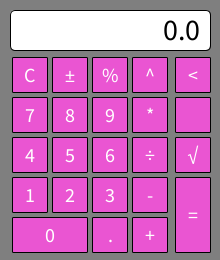
Frame 1 (no input)
Frame 60 (the mouse pressed at the canvas centre just before this capture): identical to frame 1, image omitted
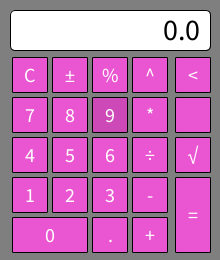
Frame 120 (the mouse held since frame 60 and released just before this capture)

The Processing sketch that drew these frames (run headless with seeded random() and noise(); from frame 60 on, the mouse is pressed at the canvas centre):

// Processing sketch: Calculator
// ── Calculator.pde
// Calculator | Samuel Harmon | 9\25\25
// dont backspace to much...
//I cant figure out how to make the exponents work. expample:2^3
Button[] buttons = new Button[13];
Button[] numButtons = new Button[10];
float l, r, result;
String dVal;
String op;
boolean left;

void setup () {
  size(220, 260);
  l = 0.0;
  r = 0.0;
  result = 0.0;
  dVal = "0.0";
  op = "";
  left = true;
  buttons[0] = new Button(30, 75, 35, 35, 'C', #EA55D2, #CE49B8);
  numButtons[0] = new Button(50, 235, 75, 35, '0', #EA55D2, #CE49B8);
  buttons[1] = new Button(110, 235, 35, 35, '.', #EA55D2, #CE49B8);
  numButtons[7] = new Button(30, 115, 35, 35, '7', #EA55D2, #CE49B8);
  numButtons[1] = new Button(30, 155, 35, 35, '4', #EA55D2, #CE49B8);
  numButtons[6] = new Button(30, 195, 35, 35, '1', #EA55D2, #CE49B8);
  numButtons[8] = new Button(70, 115, 35, 35, '8', #EA55D2, #CE49B8);
  numButtons[5] = new Button(70, 155, 35, 35, '5', #EA55D2, #CE49B8);
  numButtons[2] = new Button(70, 195, 35, 35, '2', #EA55D2, #CE49B8);
  numButtons[9] = new Button(110, 115, 35, 35, '9', #EA55D2, #CE49B8);
  numButtons[4] = new Button(110, 155, 35, 35, '6', #EA55D2, #CE49B8);
  numButtons[3] = new Button(110, 195, 35, 35, '3', #EA55D2, #CE49B8);
  buttons[2] = new Button(150, 115, 35, 35, '*', #EA55D2, #CE49B8);
  buttons[3] = new Button(150, 155, 35, 35, '÷', #EA55D2, #CE49B8);
  buttons[4] = new Button(150, 195, 35, 35, '-', #EA55D2, #CE49B8);
  buttons[5] = new Button(150, 235, 35, 35, '+', #EA55D2, #CE49B8);
  buttons[6] = new Button(193, 215, 35, 75, '=', #EA55D2, #CE49B8);
  buttons[7] = new Button(70, 75, 35, 35, '±', #EA55D2, #CE49B8);
  buttons[8] = new Button(193, 155, 35, 35, '√', #EA55D2, #CE49B8);
  buttons[9] = new Button(110, 75, 35, 35, '%', #EA55D2, #CE49B8);
  buttons[10] = new Button(150, 75, 35, 35, '^', #EA55D2, #CE49B8);
  buttons[11] = new Button(193, 75, 35, 35, '<', #EA55D2, #CE49B8);
  buttons[12] = new Button(193, 115, 35, 35, ' ', #EA55D2, #CE49B8);
}

void draw () {
  background(127);
  for (int i = 0; i<buttons.length; i++) {
    buttons[i].display();
    buttons[i].hover(mouseX, mouseY);
  }
  for (int i = 0; i<numButtons.length; i++) {
    numButtons[i].display();
    numButtons[i].hover(mouseX, mouseY);
  }
  updateDisplay();
}

void mousePressed() {
  for (int i = 0; i<buttons.length; i++) {
    if (buttons[i].over && buttons[i].val == '+') {
      dVal = "0.0";
      left = false;
      op = "+";
    } else if (buttons[i].over && buttons[i].val == '=') {
      performCalculation();
    } else if (buttons[i].over && buttons[i].val == '-') {
      dVal = "0.0";
      left = false;
      op = "-";
    } else if (buttons[i].over && buttons[i].val == '*') {
      dVal = "0.0";
      left = false;
      op = "*";
    } else if (buttons[i].over && buttons[i].val == '÷') {
      dVal = "0.0";
      left = false;
      op = "/";
    } else if (buttons[i].over && buttons[i].val == '±') {
      if (left) {
        l = l * -1;
        dVal = str(l);
      } else {
        r = r * -1;
        dVal = str(r);
      }
    } else if (buttons[i].over && buttons[i].val == '√') {
      if (left) {
        l = sqrt(l);
        dVal = str(l);
      } else {
        r = sqrt(r);
        dVal = str(r);
      }
    } else if (buttons[i].over && buttons[i].val == 'C') {
      l = 0.0;
      r = 0.0;
      result = 0.0;
      dVal = "0";
      op = "";
      left = true;
    } else if (buttons[i].over && buttons[i].val == '.') {
      if (dVal.contains(".") == false) {
        dVal += ".";
      }
    } else if (buttons[i].over && buttons[i].val == '%') {
      if (left) {
        l = l*0.01;
        dVal = str(l);
      } else {
        r = r*0.01;
        dVal = str(r);
      }
    } else if (buttons[i].over && buttons[i].val == '<') {
      if (left) {
        dVal = dVal.substring(0, dVal.length() - 1);
        l = float(dVal);
      } else {
        dVal = dVal.substring(0, dVal.length() - 1);
        dVal = str(r);
      }
    }
  }
  for (int i = 0; i<numButtons.length; i++) {
    if (dVal.length()<12) {
      if (numButtons[i].over && left == true) {
        if (dVal.equals("0.0")) {
          dVal = str(numButtons[i].val);
          l = float(dVal);
        } else {
          dVal += str(numButtons[i].val);
          l = float(dVal);
        }
      } else if (numButtons[i].over && left == false) {
        if (dVal.equals("0.0")) {
          dVal = str(numButtons[i].val);
          r = float(dVal);
        } else {
          dVal += str(numButtons[i].val);
          r = float(dVal);
        }
      }
      println("l:" + l);
      println("r:" + r);
      println("result:" + result);
      println("left:" + left);
      println("op:" + op);
    }
  }
}
void updateDisplay() {
  rectMode(CORNER);
  rect(10, 10, 200, 40, 5);
  fill(0);
  textSize(30);
  textAlign(RIGHT);
  text (dVal, 200, 40);
}

void performCalculation() {
  if (op.equals("+")) {
    result = l + r;
  } else if (op.equals("-")) {
    result = l - r;
  } else if (op.equals("*")) {
    result = l * r;
  } else if (op.equals("/")) {
    result = l / r;
  } else if (op.equals("√")) {
    result = pow(l, r);
  }
  dVal = str(result);
  l = result;
  left = true;
}

// ── Button.pde
class Button {
  // Member Variables
  int x, y, w, h;
  color c1, c2;
  char val;
  boolean over;

  // Constructor
  Button(int x, int y, int w, int h, char val, color c1, color c2) {
    this.x = x;
    this.y = y;
    this.w = w;
    this.h = h;
    this.val = val;
    this.c1 = c1;
    this.c2 = c2;
    over = false;
  }

  // Member methods
  void display () {
    rectMode(CENTER);
    if (over == true) {
      fill(c2);
    } else {
      fill(c1);
    }
    rect(x, y, w, h, 1);
    fill(255);
    textAlign(CENTER, CENTER);
    textSize(20);
    text(val, x, y);
  }

  void hover(int tempX, int tempY) {
    if (x>tempX-w/2 && x<tempX+w/2 && y>tempY-h/2 && y<tempY+h/2) {
      over = true;
    } else {
      over = false;
    }
  }
}
